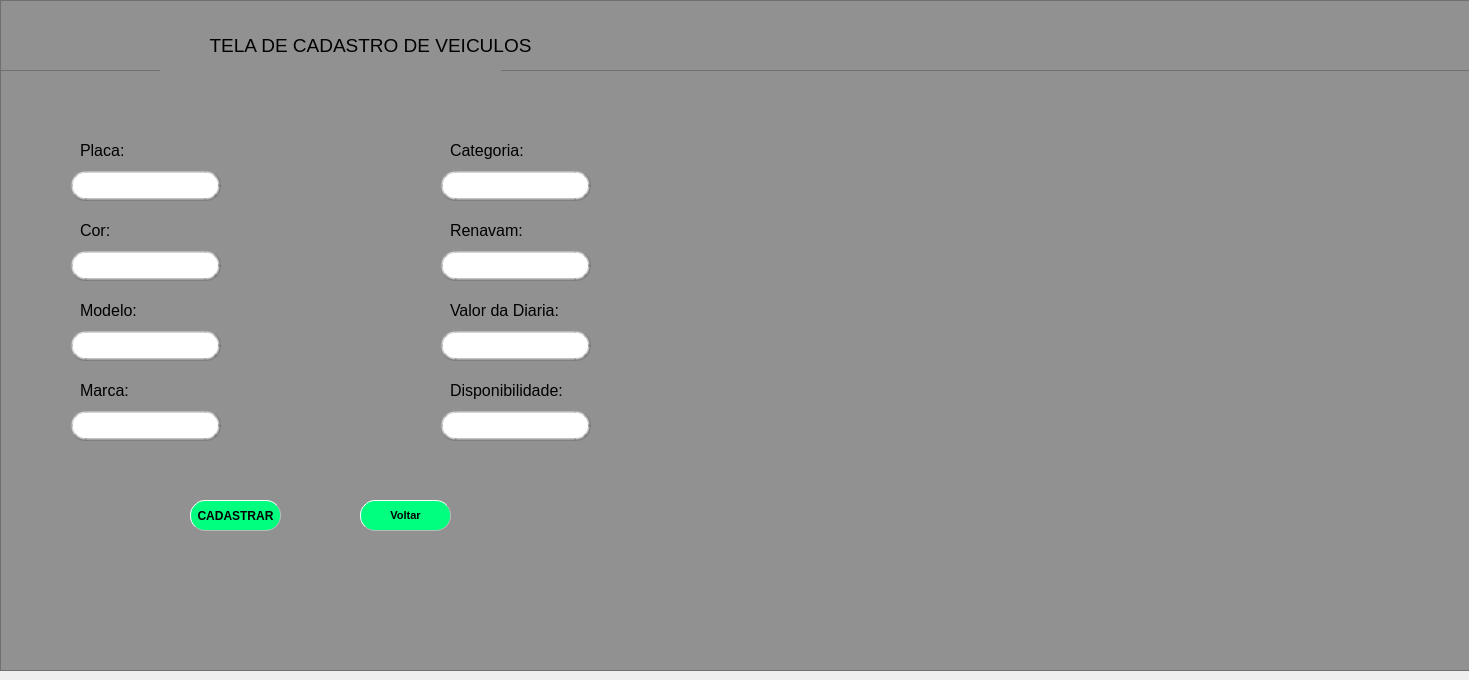
<?xml version="1.0" encoding="UTF-8"?>
<ui version="4.0">
 <class>MainWindow</class>
 <widget class="QMainWindow" name="MainWindow">
  <property name="geometry">
   <rect>
    <x>0</x>
    <y>0</y>
    <width>1469</width>
    <height>680</height>
   </rect>
  </property>
  <property name="windowTitle">
   <string>MainWindow</string>
  </property>
  <widget class="QWidget" name="centralwidget">
   <widget class="QFrame" name="frame">
    <property name="geometry">
     <rect>
      <x>0</x>
      <y>70</y>
      <width>1471</width>
      <height>601</height>
     </rect>
    </property>
    <property name="font">
     <font>
      <family>Arial</family>
      <pointsize>10</pointsize>
     </font>
    </property>
    <property name="styleSheet">
     <string notr="true">background-color: rgb(145, 145, 145);
</string>
    </property>
    <property name="frameShape">
     <enum>QFrame::StyledPanel</enum>
    </property>
    <property name="frameShadow">
     <enum>QFrame::Raised</enum>
    </property>
    <widget class="QLabel" name="label_2">
     <property name="geometry">
      <rect>
       <x>80</x>
       <y>60</y>
       <width>81</width>
       <height>41</height>
      </rect>
     </property>
     <property name="font">
      <font>
       <family>Arial</family>
       <pointsize>12</pointsize>
      </font>
     </property>
     <property name="text">
      <string>Placa:</string>
     </property>
    </widget>
    <widget class="QLabel" name="label_3">
     <property name="geometry">
      <rect>
       <x>80</x>
       <y>140</y>
       <width>81</width>
       <height>41</height>
      </rect>
     </property>
     <property name="font">
      <font>
       <family>Arial</family>
       <pointsize>12</pointsize>
      </font>
     </property>
     <property name="text">
      <string>Cor:</string>
     </property>
    </widget>
    <widget class="QLabel" name="label_4">
     <property name="geometry">
      <rect>
       <x>80</x>
       <y>220</y>
       <width>81</width>
       <height>41</height>
      </rect>
     </property>
     <property name="font">
      <font>
       <family>Arial</family>
       <pointsize>12</pointsize>
      </font>
     </property>
     <property name="text">
      <string>Modelo:</string>
     </property>
    </widget>
    <widget class="QLabel" name="label_5">
     <property name="geometry">
      <rect>
       <x>80</x>
       <y>300</y>
       <width>81</width>
       <height>41</height>
      </rect>
     </property>
     <property name="font">
      <font>
       <family>Arial</family>
       <pointsize>12</pointsize>
      </font>
     </property>
     <property name="text">
      <string>Marca:</string>
     </property>
    </widget>
    <widget class="QLabel" name="label_6">
     <property name="geometry">
      <rect>
       <x>450</x>
       <y>60</y>
       <width>81</width>
       <height>41</height>
      </rect>
     </property>
     <property name="font">
      <font>
       <family>Arial</family>
       <pointsize>12</pointsize>
      </font>
     </property>
     <property name="text">
      <string>Categoria:</string>
     </property>
    </widget>
    <widget class="QLabel" name="label_7">
     <property name="geometry">
      <rect>
       <x>450</x>
       <y>140</y>
       <width>81</width>
       <height>41</height>
      </rect>
     </property>
     <property name="font">
      <font>
       <family>Arial</family>
       <pointsize>12</pointsize>
      </font>
     </property>
     <property name="text">
      <string>Renavam:</string>
     </property>
    </widget>
    <widget class="QLabel" name="label_8">
     <property name="geometry">
      <rect>
       <x>450</x>
       <y>220</y>
       <width>121</width>
       <height>41</height>
      </rect>
     </property>
     <property name="font">
      <font>
       <family>Arial</family>
       <pointsize>12</pointsize>
      </font>
     </property>
     <property name="text">
      <string>Valor da Diaria:</string>
     </property>
    </widget>
    <widget class="QLabel" name="label_9">
     <property name="geometry">
      <rect>
       <x>450</x>
       <y>300</y>
       <width>121</width>
       <height>41</height>
      </rect>
     </property>
     <property name="font">
      <font>
       <family>Arial</family>
       <pointsize>12</pointsize>
      </font>
     </property>
     <property name="text">
      <string>Disponibilidade:</string>
     </property>
    </widget>
    <widget class="QLineEdit" name="lineEdit">
     <property name="geometry">
      <rect>
       <x>70</x>
       <y>100</y>
       <width>151</width>
       <height>31</height>
      </rect>
     </property>
     <property name="font">
      <font>
       <family>Arial</family>
       <pointsize>10</pointsize>
      </font>
     </property>
     <property name="styleSheet">
      <string notr="true">background-color: rgb(255, 255, 255);
border-radius: 15px;
padding-left: 15px;
border-style: outset;
border-width: 3px;
border-color: rgb(102, 102, 102, 100);
</string>
     </property>
    </widget>
    <widget class="QLineEdit" name="lineEdit_2">
     <property name="geometry">
      <rect>
       <x>70</x>
       <y>180</y>
       <width>151</width>
       <height>31</height>
      </rect>
     </property>
     <property name="font">
      <font>
       <family>Arial</family>
       <pointsize>10</pointsize>
      </font>
     </property>
     <property name="styleSheet">
      <string notr="true">background-color: rgb(255, 255, 255);
border-radius: 15px;
padding-left: 15px;
border-style: outset;
border-width: 3px;
border-color: rgb(102, 102, 102, 100);</string>
     </property>
    </widget>
    <widget class="QLineEdit" name="lineEdit_3">
     <property name="geometry">
      <rect>
       <x>70</x>
       <y>260</y>
       <width>151</width>
       <height>31</height>
      </rect>
     </property>
     <property name="font">
      <font>
       <family>Arial</family>
       <pointsize>10</pointsize>
      </font>
     </property>
     <property name="styleSheet">
      <string notr="true">background-color: rgb(255, 255, 255);
border-radius: 15px;
padding-left: 15px;
border-style: outset;
border-width: 3px;
border-color: rgb(102, 102, 102, 100);</string>
     </property>
    </widget>
    <widget class="QLineEdit" name="lineEdit_4">
     <property name="geometry">
      <rect>
       <x>70</x>
       <y>340</y>
       <width>151</width>
       <height>31</height>
      </rect>
     </property>
     <property name="font">
      <font>
       <family>Arial</family>
       <pointsize>10</pointsize>
      </font>
     </property>
     <property name="styleSheet">
      <string notr="true">background-color: rgb(255, 255, 255);
border-radius: 15px;
padding-left: 15px;
border-style: outset;
border-width: 3px;
border-color: rgb(102, 102, 102, 100);</string>
     </property>
    </widget>
    <widget class="QLineEdit" name="lineEdit_5">
     <property name="geometry">
      <rect>
       <x>440</x>
       <y>100</y>
       <width>151</width>
       <height>31</height>
      </rect>
     </property>
     <property name="font">
      <font>
       <family>Arial</family>
       <pointsize>10</pointsize>
      </font>
     </property>
     <property name="styleSheet">
      <string notr="true">background-color: rgb(255, 255, 255);
border-radius: 15px;
padding-left: 15px;
border-style: outset;
border-width: 3px;
border-color: rgb(102, 102, 102, 100);</string>
     </property>
    </widget>
    <widget class="QLineEdit" name="lineEdit_6">
     <property name="geometry">
      <rect>
       <x>440</x>
       <y>180</y>
       <width>151</width>
       <height>31</height>
      </rect>
     </property>
     <property name="font">
      <font>
       <family>Arial</family>
       <pointsize>10</pointsize>
      </font>
     </property>
     <property name="styleSheet">
      <string notr="true">background-color: rgb(255, 255, 255);
border-radius: 15px;
padding-left: 15px;
border-style: outset;
border-width: 3px;
border-color: rgb(102, 102, 102, 100);</string>
     </property>
    </widget>
    <widget class="QLineEdit" name="lineEdit_7">
     <property name="geometry">
      <rect>
       <x>440</x>
       <y>260</y>
       <width>151</width>
       <height>31</height>
      </rect>
     </property>
     <property name="font">
      <font>
       <family>Arial</family>
       <pointsize>10</pointsize>
      </font>
     </property>
     <property name="styleSheet">
      <string notr="true">background-color: rgb(255, 255, 255);
border-radius: 15px;
padding-left: 15px;
border-style: outset;
border-width: 3px;
border-color: rgb(102, 102, 102, 100);</string>
     </property>
    </widget>
    <widget class="QLineEdit" name="lineEdit_8">
     <property name="geometry">
      <rect>
       <x>440</x>
       <y>340</y>
       <width>151</width>
       <height>31</height>
      </rect>
     </property>
     <property name="font">
      <font>
       <family>Arial</family>
       <pointsize>10</pointsize>
      </font>
     </property>
     <property name="styleSheet">
      <string notr="true">background-color: rgb(255, 255, 255);
border-radius: 15px;
padding-left: 15px;
border-style: outset;
border-width: 3px;
border-color: rgb(102, 102, 102, 100);</string>
     </property>
    </widget>
    <widget class="QPushButton" name="pushButton">
     <property name="geometry">
      <rect>
       <x>190</x>
       <y>430</y>
       <width>91</width>
       <height>31</height>
      </rect>
     </property>
     <property name="font">
      <font>
       <family>Arial</family>
       <weight>75</weight>
       <bold>true</bold>
      </font>
     </property>
     <property name="styleSheet">
      <string notr="true">QPushButton{
background-color: rgb(0, 255, 127);
border-radius: 15px;
border-style: outset;
border-width: 1px;
border-color: rgb(185, 185, 185);
}
QPushButton:hover{
background-color: rgb(0, 170, 127);
color: rgb(59, 255, 56);
}</string>
     </property>
     <property name="text">
      <string>CADASTRAR</string>
     </property>
    </widget>
    <widget class="QPushButton" name="pushButton_2">
     <property name="geometry">
      <rect>
       <x>360</x>
       <y>430</y>
       <width>91</width>
       <height>31</height>
      </rect>
     </property>
     <property name="font">
      <font>
       <family>Arial</family>
       <pointsize>8</pointsize>
       <weight>75</weight>
       <bold>true</bold>
      </font>
     </property>
     <property name="styleSheet">
      <string notr="true">QPushButton{
background-color: rgb(0, 255, 127);
border-radius: 15px;
border-style: outset;
border-width: 1px;
border-color: rgb(185, 185, 185);
}
QPushButton:hover{
background-color: rgb(0, 170, 127);
color: rgb(59, 255, 56);
}</string>
     </property>
     <property name="text">
      <string>Voltar</string>
     </property>
    </widget>
    <widget class="QLabel" name="label_10">
     <property name="geometry">
      <rect>
       <x>160</x>
       <y>0</y>
       <width>341</width>
       <height>51</height>
      </rect>
     </property>
     <property name="font">
      <font>
       <family>Arial</family>
       <pointsize>12</pointsize>
      </font>
     </property>
     <property name="styleSheet">
      <string notr="true">color: rgb(0, 255, 0);</string>
     </property>
     <property name="text">
      <string/>
     </property>
    </widget>
   </widget>
   <widget class="QLabel" name="label_11">
    <property name="geometry">
     <rect>
      <x>110</x>
      <y>10</y>
      <width>521</width>
      <height>71</height>
     </rect>
    </property>
    <property name="font">
     <font>
      <pointsize>14</pointsize>
     </font>
    </property>
    <property name="text">
     <string>TELA DE CADASTRO DE VEICULOS</string>
    </property>
    <property name="alignment">
     <set>Qt::AlignCenter</set>
    </property>
   </widget>
   <widget class="QFrame" name="frame_2">
    <property name="geometry">
     <rect>
      <x>0</x>
      <y>0</y>
      <width>1471</width>
      <height>71</height>
     </rect>
    </property>
    <property name="styleSheet">
     <string notr="true">background-color: rgb(145, 145, 145);

</string>
    </property>
    <property name="frameShape">
     <enum>QFrame::StyledPanel</enum>
    </property>
    <property name="frameShadow">
     <enum>QFrame::Raised</enum>
    </property>
   </widget>
   <zorder>frame_2</zorder>
   <zorder>frame</zorder>
   <zorder>label_11</zorder>
  </widget>
 </widget>
 <resources/>
 <connections/>
</ui>
